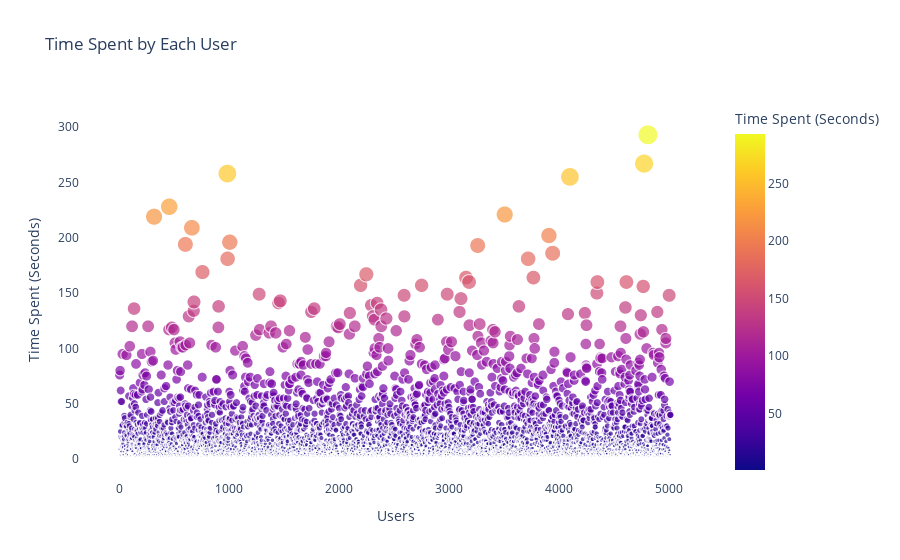

Notebook cell for this chart:
### Code cell
user_spent_time_df_clean = user_active_time(clean_dataframe)
plot_time_spent_by_user(user_spent_time_df_clean)

### Figure 1 — Plotly figure (JSON) as saved in the notebook; plotly's stock layout.template omitted (floating-point values rounded to 4 significant figures; data arrays with more than 128 entries replaced by an {"elided": "..."} marker saying what was removed)
{"data": [{"hovertemplate": "index=%{x}<br>Time Spent (Seconds)=%{marker.color}<extra></extra>", "legendgroup": "", "marker": {"color": {"elided": "5012 int values"}, "coloraxis": "coloraxis", "size": {"elided": "5012 int values"}, "sizemode": "area", "sizeref": 0.7325, "symbol": "circle"}, "mode": "markers", "name": "", "showlegend": false, "type": "scattergl", "x": {"elided": "5012 int values"}, "xaxis": "x", "y": {"elided": "5012 int values"}, "yaxis": "y"}], "layout": {"autosize": true, "coloraxis": {"colorbar": {"title": {"text": "Time Spent (Seconds)"}}, "colorscale": [[0, "#0d0887"], [0.1111, "#46039f"], [0.2222, "#7201a8"], [0.3333, "#9c179e"], [0.4444, "#bd3786"], [0.5556, "#d8576b"], [0.6667, "#ed7953"], [0.7778, "#fb9f3a"], [0.8889, "#fdca26"], [1, "#f0f921"]]}, "legend": {"itemsizing": "constant", "tracegroupgap": 0}, "plot_bgcolor": "rgba(0, 0, 0, 0)", "showlegend": false, "title": {"text": "Time Spent by Each User"}, "xaxis": {"anchor": "y", "autorange": true, "domain": [0, 1], "range": [-338.0, 5360.0], "title": {"text": "Users"}, "type": "linear"}, "yaxis": {"anchor": "x", "autorange": true, "domain": [0, 1], "range": [-23.47, 343.6], "title": {"text": "Time Spent (Seconds)"}, "type": "linear"}}}
